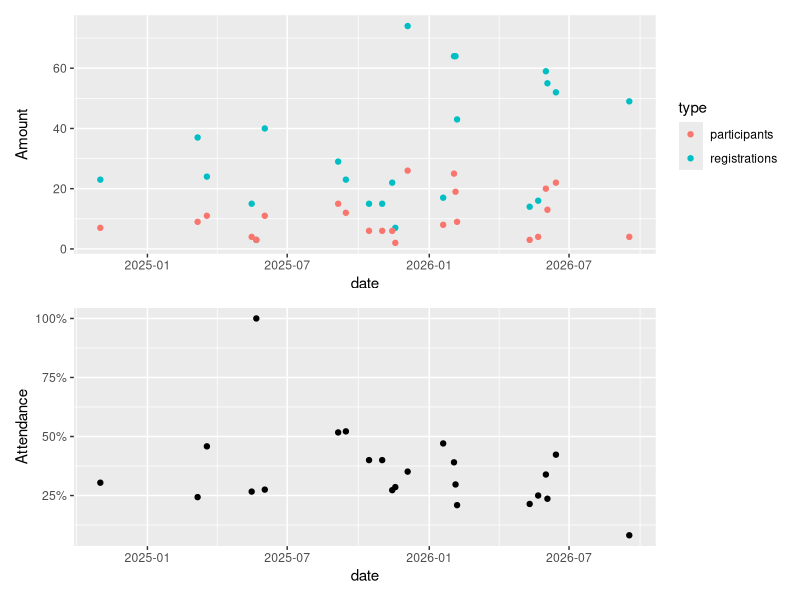

Write R code to recreate this figure.
get_data <- function() {
  readr::read_csv(file = "attendance_rates.csv", show_col_types = FALSE)
}

get_tidy_data <- function() {
  t <- get_data() |>
    tidyr::pivot_longer(cols = starts_with("n_"), names_to = "type", values_to = "n")
  t$type <- stringr::str_remove(t$type, "n_")
  t
}

create_amounts_plot <- function() {
  ggplot2::ggplot(
    get_tidy_data(),
    ggplot2::aes(x = date, y = n, color = type)
  ) + ggplot2::geom_point() +
  ggplot2::scale_y_continuous("Amount")
}

get_percentages <- function() {
  t <- get_data()
  t$percentage <- t$n_participants / t$n_registrations
  t

}

create_percentages_plot <- function() {
  ggplot2::ggplot(
    get_percentages(),
    ggplot2::aes(x = date, y = percentage)
  ) + ggplot2::geom_point() +
    ggplot2::scale_y_continuous("Attendance", labels = scales::percent)
}


p1 <- create_amounts_plot()
p2 <- create_percentages_plot()

library(patchwork)
p1 / p2
ggplot2::ggsave("attendance.png", width = 7, height = 7)
